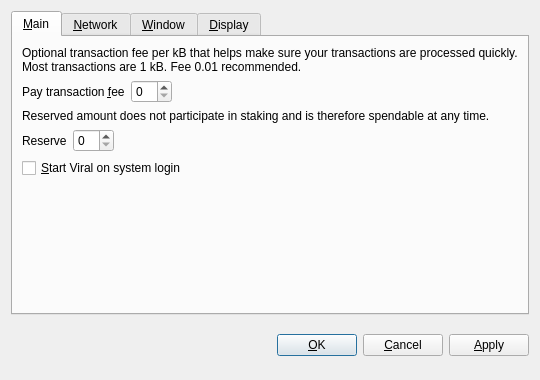
<?xml version="1.0" encoding="UTF-8"?>
<ui version="4.0">
 <class>OptionsDialog</class>
 <widget class="QDialog" name="OptionsDialog">
  <property name="geometry">
   <rect>
    <x>0</x>
    <y>0</y>
    <width>540</width>
    <height>380</height>
   </rect>
  </property>
  <property name="windowTitle">
   <string>Options</string>
  </property>
  <property name="modal">
   <bool>true</bool>
  </property>
  <layout class="QVBoxLayout" name="verticalLayout">
   <item>
    <widget class="QTabWidget" name="tabWidget">
     <property name="tabPosition">
      <enum>QTabWidget::North</enum>
     </property>
     <property name="currentIndex">
      <number>0</number>
     </property>
     <widget class="QWidget" name="tabMain">
      <attribute name="title">
       <string>&amp;Main</string>
      </attribute>
      <layout class="QVBoxLayout" name="verticalLayout_Main">
       <item>
        <widget class="QLabel" name="transactionFeeInfoLabel">
         <property name="text">
          <string>Optional transaction fee per kB that helps make sure your transactions are processed quickly. Most transactions are 1 kB. Fee 0.01 recommended.</string>
         </property>
         <property name="textFormat">
          <enum>Qt::PlainText</enum>
         </property>
         <property name="wordWrap">
          <bool>true</bool>
         </property>
        </widget>
       </item>
       <item>
        <layout class="QHBoxLayout" name="horizontalLayoutFee">
         <item>
          <widget class="QLabel" name="transactionFeeLabel">
           <property name="text">
            <string>Pay transaction &amp;fee</string>
           </property>
           <property name="textFormat">
            <enum>Qt::PlainText</enum>
           </property>
           <property name="buddy">
            <cstring>transactionFee</cstring>
           </property>
          </widget>
         </item>
         <item>
          <widget class="BitcoinAmountField" name="transactionFee"/>
         </item>
         <item>
          <spacer name="horizontalSpacerFee">
           <property name="orientation">
            <enum>Qt::Horizontal</enum>
           </property>
           <property name="sizeHint" stdset="0">
            <size>
             <width>40</width>
             <height>20</height>
            </size>
           </property>
          </spacer>
         </item>
        </layout>
       </item>
       <item>
        <widget class="QLabel" name="reserveBalanceInfoLabel">
         <property name="text">
          <string>Reserved amount does not participate in staking and is therefore spendable at any time.</string>
         </property>
         <property name="textFormat">
          <enum>Qt::PlainText</enum>
         </property>
         <property name="wordWrap">
          <bool>true</bool>
         </property>
        </widget>
       </item>
       <item>
        <layout class="QHBoxLayout" name="horizontalLayoutReserveBalance">
         <item>
          <widget class="QLabel" name="reserveBalanceLabel">
           <property name="text">
            <string>Reserve</string>
           </property>
           <property name="textFormat">
            <enum>Qt::PlainText</enum>
           </property>
           <property name="buddy">
            <cstring>reserveBalance</cstring>
           </property>
          </widget>
         </item>
         <item>
          <widget class="BitcoinAmountField" name="reserveBalance"/>
         </item>
         <item>
          <spacer name="horizontalSpacerReserveBalance">
           <property name="orientation">
            <enum>Qt::Horizontal</enum>
           </property>
           <property name="sizeHint" stdset="0">
            <size>
             <width>40</width>
             <height>20</height>
            </size>
           </property>
          </spacer>
         </item>
        </layout>
       </item>
       <item>
        <widget class="QCheckBox" name="bitcoinAtStartup">
         <property name="toolTip">
          <string>Automatically start Viral after logging in to the system.</string>
         </property>
         <property name="text">
          <string>&amp;Start Viral on system login</string>
         </property>
        </widget>
       </item>
       <item>
        <spacer name="verticalSpacer_Main">
         <property name="orientation">
          <enum>Qt::Vertical</enum>
         </property>
         <property name="sizeHint" stdset="0">
          <size>
           <width>20</width>
           <height>40</height>
          </size>
         </property>
        </spacer>
       </item>
      </layout>
     </widget>
     <widget class="QWidget" name="tabNetwork">
      <attribute name="title">
       <string>&amp;Network</string>
      </attribute>
      <layout class="QVBoxLayout" name="verticalLayout_Network">
       <item>
        <widget class="QCheckBox" name="mapPortUpnp">
         <property name="toolTip">
          <string>Automatically open the Viral client port on the router. This only works when your router supports UPnP and it is enabled.</string>
         </property>
         <property name="text">
          <string>Map port using &amp;UPnP</string>
         </property>
        </widget>
       </item>
       <item>
        <widget class="QCheckBox" name="connectSocks">
         <property name="toolTip">
          <string>Connect to the Viral network through a SOCKS proxy (e.g. when connecting through Tor).</string>
         </property>
         <property name="text">
          <string>&amp;Connect through SOCKS proxy:</string>
         </property>
        </widget>
       </item>
       <item>
        <layout class="QHBoxLayout" name="horizontalLayout_Network">
         <item>
          <widget class="QLabel" name="proxyIpLabel">
           <property name="text">
            <string>Proxy &amp;IP:</string>
           </property>
           <property name="textFormat">
            <enum>Qt::PlainText</enum>
           </property>
           <property name="buddy">
            <cstring>proxyIp</cstring>
           </property>
          </widget>
         </item>
         <item>
          <widget class="QValidatedLineEdit" name="proxyIp">
           <property name="maximumSize">
            <size>
             <width>140</width>
             <height>16777215</height>
            </size>
           </property>
           <property name="toolTip">
            <string>IP address of the proxy (e.g. 127.0.0.1)</string>
           </property>
          </widget>
         </item>
         <item>
          <widget class="QLabel" name="proxyPortLabel">
           <property name="text">
            <string>&amp;Port:</string>
           </property>
           <property name="textFormat">
            <enum>Qt::PlainText</enum>
           </property>
           <property name="buddy">
            <cstring>proxyPort</cstring>
           </property>
          </widget>
         </item>
         <item>
          <widget class="QLineEdit" name="proxyPort">
           <property name="maximumSize">
            <size>
             <width>55</width>
             <height>16777215</height>
            </size>
           </property>
           <property name="toolTip">
            <string>Port of the proxy (e.g. 9050)</string>
           </property>
          </widget>
         </item>
         <item>
          <widget class="QLabel" name="socksVersionLabel">
           <property name="text">
            <string>SOCKS &amp;Version:</string>
           </property>
           <property name="textFormat">
            <enum>Qt::PlainText</enum>
           </property>
           <property name="buddy">
            <cstring>socksVersion</cstring>
           </property>
          </widget>
         </item>
         <item>
          <widget class="QValueComboBox" name="socksVersion">
           <property name="toolTip">
            <string>SOCKS version of the proxy (e.g. 5)</string>
           </property>
          </widget>
         </item>
         <item>
          <spacer name="horizontalSpacer_Network">
           <property name="orientation">
            <enum>Qt::Horizontal</enum>
           </property>
           <property name="sizeHint" stdset="0">
            <size>
             <width>40</width>
             <height>20</height>
            </size>
           </property>
          </spacer>
         </item>
        </layout>
       </item>
       <item>
        <spacer name="verticalSpacer_Network">
         <property name="orientation">
          <enum>Qt::Vertical</enum>
         </property>
         <property name="sizeHint" stdset="0">
          <size>
           <width>20</width>
           <height>40</height>
          </size>
         </property>
        </spacer>
       </item>
      </layout>
     </widget>
     <widget class="QWidget" name="tabWindow">
      <attribute name="title">
       <string>&amp;Window</string>
      </attribute>
      <layout class="QVBoxLayout" name="verticalLayout_Window">
       <item>
        <widget class="QCheckBox" name="minimizeToTray">
         <property name="toolTip">
          <string>Show only a tray icon after minimizing the window.</string>
         </property>
         <property name="text">
          <string>&amp;Minimize to the tray instead of the taskbar</string>
         </property>
        </widget>
       </item>
       <item>
        <widget class="QCheckBox" name="minimizeOnClose">
         <property name="toolTip">
          <string>Minimize instead of exit the application when the window is closed. When this option is enabled, the application will be closed only after selecting Quit in the menu.</string>
         </property>
         <property name="text">
          <string>M&amp;inimize on close</string>
         </property>
        </widget>
       </item>
       <item>
        <spacer name="verticalSpacer_Window">
         <property name="orientation">
          <enum>Qt::Vertical</enum>
         </property>
         <property name="sizeHint" stdset="0">
          <size>
           <width>20</width>
           <height>40</height>
          </size>
         </property>
        </spacer>
       </item>
      </layout>
     </widget>
     <widget class="QWidget" name="tabDisplay">
      <attribute name="title">
       <string>&amp;Display</string>
      </attribute>
      <layout class="QVBoxLayout" name="verticalLayout_Display">
       <item>
        <layout class="QHBoxLayout" name="horizontalLayout_1_Display">
         <item>
          <widget class="QLabel" name="langLabel">
           <property name="text">
            <string>User Interface &amp;language:</string>
           </property>
           <property name="textFormat">
            <enum>Qt::PlainText</enum>
           </property>
           <property name="buddy">
            <cstring>lang</cstring>
           </property>
          </widget>
         </item>
         <item>
          <widget class="QValueComboBox" name="lang">
           <property name="toolTip">
            <string>The user interface language can be set here. This setting will take effect after restarting Viral.</string>
           </property>
          </widget>
         </item>
        </layout>
       </item>
       <item>
        <layout class="QHBoxLayout" name="horizontalLayout_2_Display">
         <item>
          <widget class="QLabel" name="unitLabel">
           <property name="text">
            <string>&amp;Unit to show amounts in:</string>
           </property>
           <property name="textFormat">
            <enum>Qt::PlainText</enum>
           </property>
           <property name="buddy">
            <cstring>unit</cstring>
           </property>
          </widget>
         </item>
         <item>
          <widget class="QValueComboBox" name="unit">
           <property name="toolTip">
            <string>Choose the default subdivision unit to show in the interface and when sending coins.</string>
           </property>
          </widget>
         </item>
        </layout>
       </item>
       <item>
        <widget class="QCheckBox" name="coinControlFeatures">
         <property name="toolTip">
          <string>Whether to show coin control features or not.</string>
         </property>
         <property name="text">
          <string>Display coin &amp;control features (experts only!)</string>
         </property>
        </widget>
       </item>
       <item>
        <widget class="QCheckBox" name="minimizeCoinAge">
         <property name="toolTip">
          <string>Whether to select the coin outputs randomly or with minimal coin age.</string>
         </property>
         <property name="text">
          <string>Minimize weight consumption (experimental)</string>
         </property>
        </widget>
       </item>
       <item>
        <widget class="QCheckBox" name="useBlackTheme">
         <property name="text">
          <string>Use black visual theme (requires restart)</string>
         </property>
        </widget>
       </item>
       <item>
        <spacer name="verticalSpacer_Display">
         <property name="orientation">
          <enum>Qt::Vertical</enum>
         </property>
         <property name="sizeHint" stdset="0">
          <size>
           <width>20</width>
           <height>40</height>
          </size>
         </property>
        </spacer>
       </item>
      </layout>
     </widget>
    </widget>
   </item>
   <item>
    <layout class="QHBoxLayout" name="horizontalLayout_Buttons">
     <item>
      <spacer name="horizontalSpacer_1">
       <property name="orientation">
        <enum>Qt::Horizontal</enum>
       </property>
       <property name="sizeHint" stdset="0">
        <size>
         <width>40</width>
         <height>48</height>
        </size>
       </property>
      </spacer>
     </item>
     <item>
      <widget class="QLabel" name="statusLabel">
       <property name="font">
        <font>
         <weight>75</weight>
         <bold>true</bold>
        </font>
       </property>
       <property name="text">
        <string/>
       </property>
       <property name="textFormat">
        <enum>Qt::PlainText</enum>
       </property>
       <property name="wordWrap">
        <bool>true</bool>
       </property>
      </widget>
     </item>
     <item>
      <spacer name="horizontalSpacer_2">
       <property name="orientation">
        <enum>Qt::Horizontal</enum>
       </property>
       <property name="sizeHint" stdset="0">
        <size>
         <width>40</width>
         <height>48</height>
        </size>
       </property>
      </spacer>
     </item>
     <item>
      <widget class="QPushButton" name="okButton">
       <property name="text">
        <string>&amp;OK</string>
       </property>
      </widget>
     </item>
     <item>
      <widget class="QPushButton" name="cancelButton">
       <property name="text">
        <string>&amp;Cancel</string>
       </property>
       <property name="autoDefault">
        <bool>false</bool>
       </property>
      </widget>
     </item>
     <item>
      <widget class="QPushButton" name="applyButton">
       <property name="text">
        <string>&amp;Apply</string>
       </property>
       <property name="autoDefault">
        <bool>false</bool>
       </property>
      </widget>
     </item>
    </layout>
   </item>
  </layout>
 </widget>
 <customwidgets>
  <customwidget>
   <class>BitcoinAmountField</class>
   <extends>QSpinBox</extends>
   <header>bitcoinamountfield.h</header>
  </customwidget>
  <customwidget>
   <class>QValueComboBox</class>
   <extends>QComboBox</extends>
   <header>qvaluecombobox.h</header>
  </customwidget>
  <customwidget>
   <class>QValidatedLineEdit</class>
   <extends>QLineEdit</extends>
   <header>qvalidatedlineedit.h</header>
  </customwidget>
 </customwidgets>
 <resources/>
 <connections/>
</ui>
